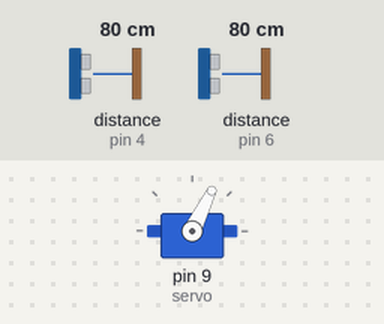
Simulated run of this sketch. Board: Arduino Uno, built with avr-gcc and run on an emulated ATmega328P. Shown: servo. Wiring (inferred from the names in the program): 2 × ultrasonic range finder: trigger pin 3, echo pin 4 / trigger pin 7, echo pin 6. Inputs (shaded band) come from the test bench; at power-on: distance to the obstacle (sensors on pin 4, pin 6) 80 cm. The echo pulse lasts 58.3 µs per cm.

Above: at 5.6 s.
6.3 s: distance to the obstacle (sensor on pin 4) set to 2 cm
At 7.2 s:
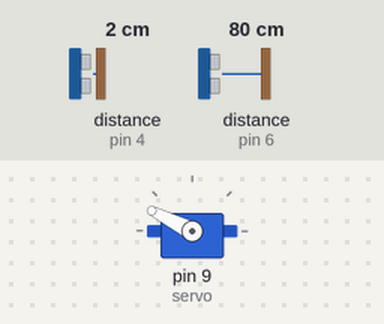
7.9 s: distance to the obstacle (sensor on pin 6) set to 2 cm
At 8.4 s:
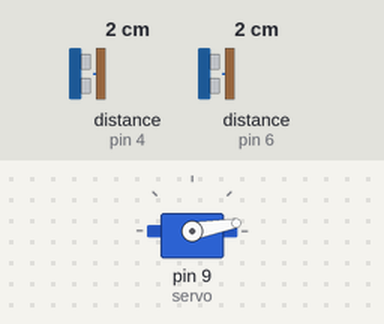
10.9 s: distance to the obstacle (sensor on pin 6) set to 9 cm
At 11.28 s:
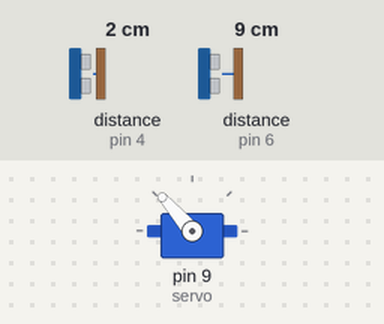
13.9 s: distance to the obstacle (sensor on pin 6) set to 18 cm
15.4 s: distance to the obstacle (sensor on pin 4) set to 18 cm
At 15.61 s:
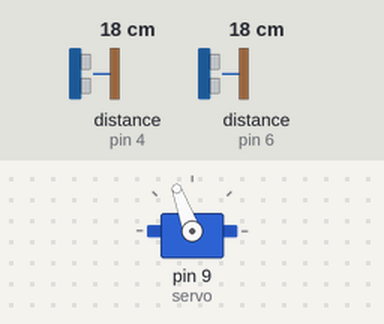
18.4 s: distance to the obstacle (sensor on pin 4) set to 60 cm
Timing chart, 0 to 21.0 s (numbered marks = the images above; inputs shaded):
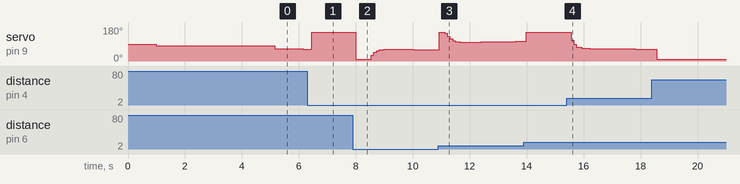

Measured:
- after the input at 7.9 s, servo on pin 9 (servo): 153° → 10° after 0.09 s, → 30° 0.55 s later, → 46° 0.09 s later, → 55° 0.09 s later, … (11 changes in this stretch)
- after the input at 15.4 s, servo on pin 9 (servo): moves from 153° to 61° over 2.8 s, starting after 0.16 s

The sketch:

code.ino
```cpp
#include <Servo.h>
#define Umax 66 // maximum angle of the servomotr in degrees
#define Umin -66 // minimun angle
#define Umax_rad 1.151  // maximum angle of the servomotr in radiants
#define Umin_rad -1.151 // minimun angle
#define T 0.09 // sampling time

const int echoPin2= 4;
const int trigPin2= 3;
const int echoPin1= 6;
const int trigPin1= 7;

Servo servo;

double setpoint, setpoint_prec;  // In meters : 30cm --> 0.3m
double y, y_prec;
double error;
double P, I, D, U;
double I_prec=0, U_prec=0, D_prec=0;
boolean Saturation = false;

double Kp = 8.6;
double Ki = 1.1;
double Kd = 6.3;

float measure_1 (void);
float measure_2 (void);
void move_servo(int);

void setup() {

   Serial.begin(9600);

   pinMode(trigPin2, OUTPUT);
   pinMode(echoPin2, INPUT);
   pinMode(trigPin1, OUTPUT);
   pinMode(echoPin1, INPUT);
   servo.attach(9);

   delay(1000);
   move_servo(90);
   delay(2000);
   setpoint_prec = measure_2();  // cube
   delay(1000);
   y_prec = measure_1();  // cart
   delay(1000);

}

void loop() {

   setpoint = measure_2();  // distance of the cube from the sensor ( meters )
   setpoint = 0.53*setpoint + 0.47*setpoint_prec  ;

   delay(3);

   y = measure_1();  // distance of the cart from the sensor ( meters )
   y =  0.53*y + 0.47*y_prec  ;   // (  alfa*y :   if alfa increases, y less attenuated and similar to the measured y  --> so the measurement is noisy but fast )

   delay (3);

   error = round( 100*(y - setpoint) )*0.01;     // meters

   P = Kp*error;

   if ( ! Saturation )  I = I_prec + T*Ki*error;

   D = (Kd/T)*(y - y_prec);

   D = 0.56*D + 0.44*D_prec;    // filtering D

   U = P + I + round(100*D)*0.01 ;  // U in radiants

   if ( U < Umin_rad)  {
                        U=Umin_rad;
                        Saturation = true;
                       }

   else if ( U > Umax_rad)  {
                             U=Umax_rad;
                             Saturation = true;
                            }

   else     Saturation = false;

   U=round(U*180/M_PI);     // Transform U in degrees. Now I have :   -63° < U < 63°

   U=map(U, Umin, Umax, 24, 156); // I map the computed value of U to the corresponding value of the servomotor

   if (U < 83 || U > 95 || abs(error) > 0.02 ) move_servo( round(U) );   // I continue until I have error and the control action U is greater than a threshold.

   delay (24);

   //Serial.print(setpoint*100);
   //Serial.print(" ");
   //Serial.print(y*100);
   //Serial.print(" ");
   //Serial.print(U);
   //Serial.println();

   I_prec = I;
   y_prec = y;
   D_prec = D;
   setpoint_prec = setpoint;
}


float measure_1 (void) {

long durata=0;
float distanza=0;

digitalWrite(trigPin1, LOW);
delayMicroseconds(10);

digitalWrite(trigPin1, HIGH);
delayMicroseconds(10);

digitalWrite(trigPin1, LOW);

durata = pulseIn(echoPin1, HIGH);
distanza = (float)durata/58.2;

delay(30);

if (distanza > 42) distanza=43;
else if (distanza < 0) distanza=0;

return 0.01*(distanza-1.5+0.5);   // meters

}

float measure_2 (void) {

long durata=0;
float distanza=0;

digitalWrite(trigPin2, LOW);
delayMicroseconds(10);

digitalWrite(trigPin2, HIGH);
delayMicroseconds(10);

digitalWrite(trigPin2, LOW);

durata = pulseIn(echoPin2, HIGH);
distanza = (float)durata/58.2;

delay(30);

if (distanza > 42) distanza=43;
else if (distanza < 0) distanza=0;

return 0.01*(distanza+2);   // meters     ( +2 to measure the center of the cube )

}

void move_servo(int u) {

servo.write(u-map(u, 30, 150, 14, 3));

}
```
